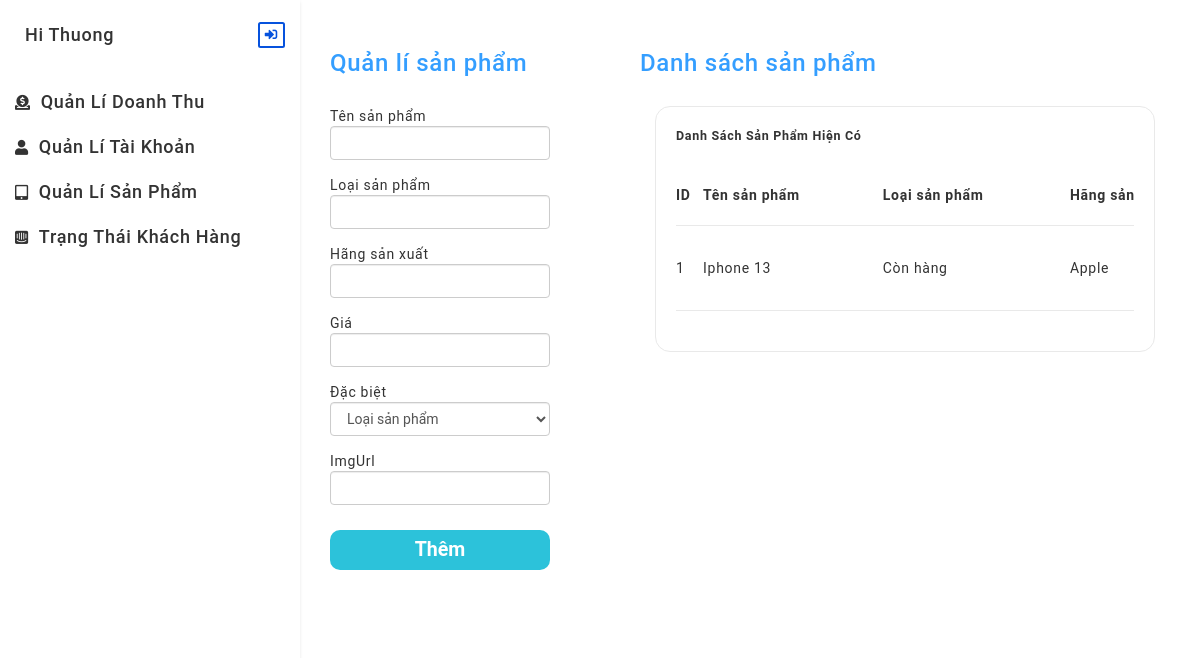
Screenshot of /Admin/AdminProduct with the database file from the repository.
### tables this page shows
CREATE TABLE `product` (
  `ProductId` int(11) NOT NULL,
  `Name` varchar(50) NOT NULL,
  `Producer` varchar(50) NOT NULL,
  `Price` int(11) NOT NULL,
  `Status` varchar(50) NOT NULL,
  `ImgUrl` varchar(100) NOT NULL,
  `Rating` int(11) NOT NULL,
  `Special` varchar(50) NOT NULL,
  `SellOff` int(11) NOT NULL,
  `TimeSellOff` datetime NOT NULL,
  `OldPrice` int(11) NOT NULL
);

### core/Controller.php (called while the page is built, shortened)
<?php
class Controller{
    public function view($view, $data=[]){
        require_once "./views/".$view.".php";
    }
}
?>

### controllers/Admin.php (called while the page is built, shortened)
<?php
class Admin extends Controller{
    private $productModel;
        function __construct()
        {
            $this->productModel = $this->model("ProductModel");
        }
        function AdminProduct(){
            $this->view("_Admin",[
                "Page"=>"Admin/AdminProduct",
                "productlist" =>$this->productModel->getProduct()
            ]);
        }
}
?>

### core/App.php (called while the page is built, shortened)
<?php
class App{
    protected $action="index";
    function __construct(){
        $arr = $this->UrlProcess();
		if(isset($arr))
        if( file_exists("./controllers/".$arr[0].".php") ){
            unset($arr[0]);
        }
        $this->controller = new $this->controller;
		if(isset($arr))
        if(isset($arr[1])){
            if( method_exists( $this->controller , $arr[1]) ){
                $this->action = $arr[1];
            }
            unset($arr[1]);
        }
        $this->params = $arr?array_values($arr):[];
        call_user_func_array([$this->controller, $this->action], $this->params );
    }
    function UrlProcess(){
        if( isset($_GET["url"]) ){
            return explode("/", filter_var(trim($_GET["url"], "/")));
        }
    }
}
?>

### index.php (called while the page is built, shortened)
<?php
require_once "./core/App.php";
require_once "./core/Controller.php";
require_once "./core/DB.php";
$myApp = new App();
?>

### core/DB.php (called while the page is built, shortened)
<?php
class DB{
    public $con;
    protected $servername = "localhost";
    protected $username = "root";
    protected $password = "";
    protected $dbname = "techshop";
    function __construct(){
        $this->con = mysqli_connect($this->servername, $this->username, $this->password);
        mysqli_select_db($this->con, $this->dbname);
        mysqli_query($this->con, "SET NAMES 'utf8'");
    }
    public function excuteResult($sql, $isSingle = false, $isJson = true) {
        $result = mysqli_query($this->con, $sql);
        if($isSingle) {
            $data = mysqli_fetch_array($result, 1);
        }
        else {
            $data = [];
            while ( ($row = mysqli_fetch_array($result, 1)) != null ) {
                $data[] = $row;
            }
        }
        if($isJson) {
            return json_encode($data);
        }
        return $data;
    }
}
?>

### models/ProductModel.php (called while the page is built, shortened)
<?php
class ProductModel extends DB{
    function getProduct(){
        $query = "SELECT * FROM product";
        $result = $this->excuteResult($query);
        return $result;
    }
}
?>

### views/Admin/AdminProduct.php (the view, shortened to what this page needs)
<div class="main">
        <div class="row">
            <div class="col-4">
                <div class="card">
                    <div class="card__header1">
                        <h3>Quản lí sản phẩm</h3>
                    </div>
                    <div class="card__body">
                        <form action="<?=Domain?>/Admin/AdminProduct" method="post">
                            <div class="form-group">
                                <lable>Tên sản phẩm</lable>
                                <input type="text" class="form-control" name="Name"/>
                            </div>
                            <div class="form-group">
                                <lable>Loại sản phẩm</lable>
                                <input type="text" class="form-control" name="Status"/>
                            </div>
                            <div class="form-group">
                                <lable>Hãng sản xuất</lable>
                                <input type="text" class="form-control" name="Producer"/>
                            </div>
                            <div class="form-group">
                                <lable>Giá</lable>
                                <input type="number" class="form-control" name="Price"/>
                            </div>
                            <div class="form-group">
                                <lable>Đặc biệt</lable>
                                <select name="Special" class="form-control">
                                    <option value="">Loại sản phẩm</option>
                                </select>
                            </div>
                            <div class="form-group">
                                <lable>ImgUrl</lable>
                                <input type="text" class="form-control" name="ImgUrl"/>
                            </div>
                            <div class="row">
                                <div class="col-12">
                                    <button type="submit" class="buttonform">Thêm</button>
                                </div>
                            </div>
                        </form>
                    </div>
                </div>
            </div>
            <div class="col-8">
                <div class="card">
                    <div class="card__header1">
                        <h3>Danh sách sản phẩm</h3>
                    </div>
                    <div class="card__body">
                        <div class="col-12">
                            <div class="box">
                                <div class="box-header">
                                    Danh sách sản phẩm hiện có
                                </div>
                                <div class="box-body overflow-scroll">
                                    <table class="adminproduct">
                                        <thead>
                                            <tr>
                                                <th>ID</th>
                                                <th>Tên sản phẩm</th>
                                                <th>Loại sản phẩm</th>
                                                <th>Hãng sản xuất</th>
                                            </tr>
                                        </thead>
                                        <tbody>
                                            <?php
                                            $listproduct = json_decode($data['productlist'], true);
                                            $output ='';
                                            foreach($listproduct as $item){
                                                $output.='<tr>
                                                <td>'.$item['ProductId'].'</td>
                                                <td>'.$item['Name'].'</td>
                                                <td>'.$item['Status'].'</td>
                                                <td>'.$item['Producer'].'</td>
                                                <td class="price">'.$item['Price'].'</td>
                                                <td>'.$item['Rating'].'</td>
                                                <form asp-controller="Admin" asp-action="DeleteProduct">
                                                    <td class="text-center">
                                                        <input name="product" type="hidden" value="'.$item['ProductId'].'" />
                                                        <button type="submit" class="primary-btn">
                                                            <i class="fas fa-trash"></i>
                                                        </button>
                                                    </td>
                                                </form>
                                            </tr>
                                                ';
                                            }
                                            echo $output;
                                            ?>
                                            </tbody>
                                        </table>
                                </div>
                            </div>
                        </div>
                    </div>
                </div>
            </div>
        </div>
    </div>

### assets/css/app.css (style rules this page uses)
:root { --body-bg: #fafafb; --box-bg: #ffffff; --main-color: #0652dd; --text-color: #455560; --text-second-color: #72849ab3; --border-color: #e9e9e9; --menu-item-active-bg: rgba(62, 121, 247, 0.1); --box-border-radius: 15px; --sidebar-size: 300px; --sidebar-logo-img-size: 45px; --sidebar-logo-size: 80px; --profile-image-size: 45px; --main-header-height: 80px; --shadow: 0 1px 4px -1px rgb(0 0 0 / 15%); --darkmode-toggle-size: 20px; }
* { padding: 0; margin: 0; box-sizing: border-box; -webkit-tap-highlight-color: transparent; }
body { font-family: "Roboto", sans-serif; -webkit-font-smoothing: antialiased; -moz-osx-font-smoothing: grayscale; letter-spacing: 0.7px; }
button { cursor: pointer; border: 0; outline: 0; color: var(--txt-color); }
input { border: 2px solid transparent; outline: 0; }
.card { padding: 30px; margin-bottom: 30px; background-color: var(--main-bg); box-shadow: var(--box-shadow); border-radius: var(--border-radius); }
.card__header1 { color: #349eff; font-size: 1rem; }
.card > div ~ div { margin-top: 30px; }
.main { padding-left: var(--sidebar-size); }
.box { background-color: var(--box-bg); padding: 20px; border: 0.5px solid var(--border-color); border-radius: var(--box-border-radius); }
.box-header { text-transform: capitalize; font-size: 1.25rem; font-weight: 700; }
.box-body { padding: 20px 0; }
table { width: 100%; }
.adminproduct { min-width:1000px; }
table thead tr { text-align: left; }
table th, table td { padding: 20px 0; border-bottom: 1px solid var(--border-color); }
.overflow-scroll { overflow-y: auto; }

### assets/css/grid.css (style rules this page uses)
.row { display: flex; flex-wrap: wrap; margin: 0 -15px; }
.buttonform { background-color: #2CC2DA; border-radius: 10px; box-sizing: border-box; color: #ffffff; display: block; height: 40px; font-size: 1.4em; font-weight: 600; padding: 2px; position: relative; width: 100%; margin-top: 10px; }
[class*="col-"] { padding: 0 15px; }
.col-4 { width: 33.33%; }
.col-8 { width: 66.66%; }
.col-12 { width: 100%; }

### rows the page displays
product: ProductId "1", Name "Iphone 13", Status "Còn hàng", Producer "Apple"
